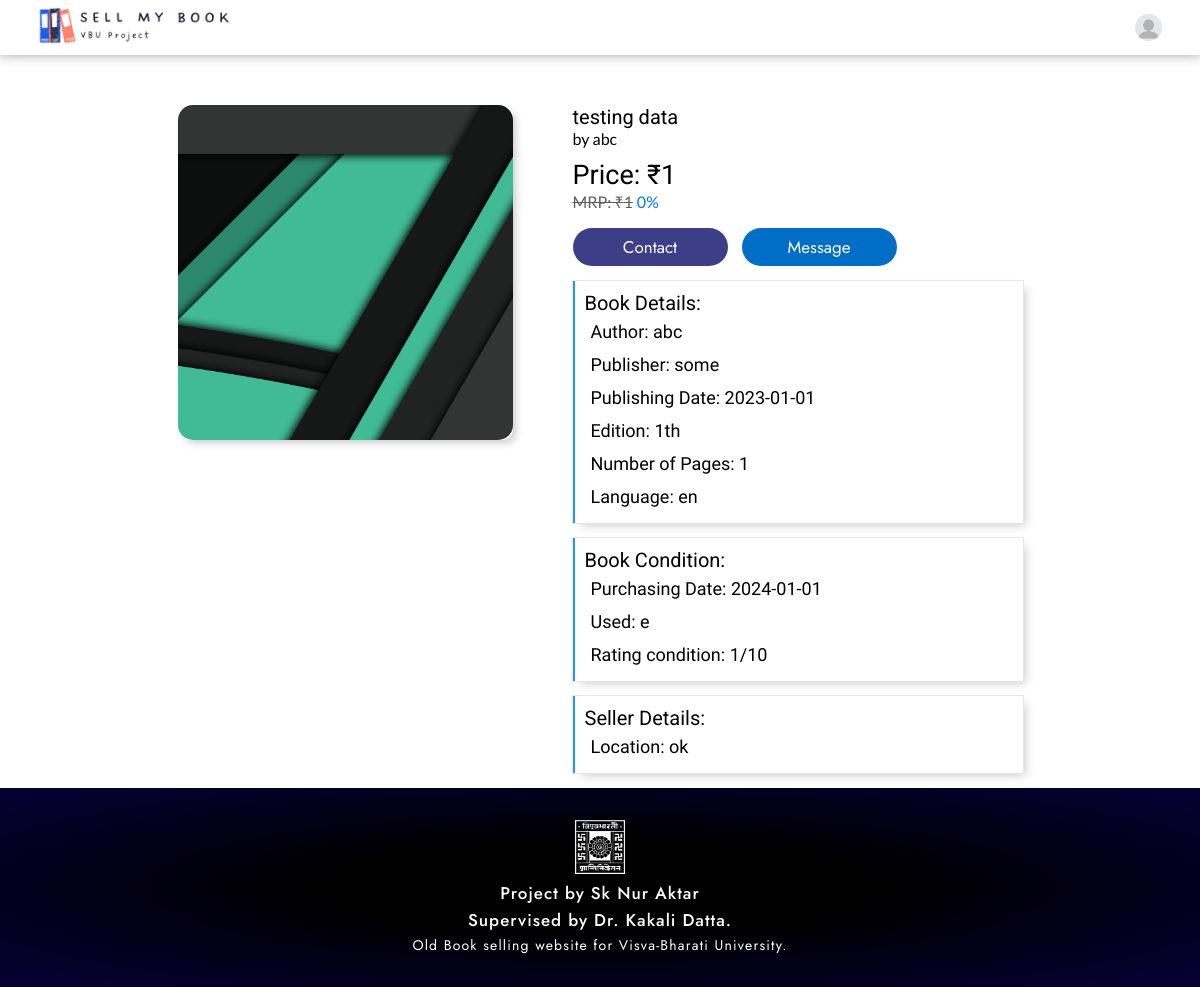
Page /details.php?bookid=60 on the committed database.
### tables this page shows
CREATE TABLE `book_posted` (
  `id` int(11) NOT NULL,
  `image` varchar(255) NOT NULL,
  `name` varchar(255) NOT NULL,
  `author` varchar(255) NOT NULL,
  `subject` varchar(255) NOT NULL,
  `date` date NOT NULL,
  `mrp` int(10) NOT NULL,
  `price` int(10) NOT NULL,
  `publisher` varchar(255) NOT NULL,
  `pubdate` date NOT NULL,
  `edition` int(5) NOT NULL,
  `pagenumber` int(10) NOT NULL,
  `lang` varchar(50) NOT NULL,
  `used` varchar(255) NOT NULL,
  `rate` int(3) NOT NULL,
  `email` varchar(255) NOT NULL,
  `whatsapp` varchar(255) NOT NULL,
  `contact` int(10) NOT NULL,
  `address` varchar(500) NOT NULL,
  `time` timestamp NOT NULL DEFAULT current_timestamp(),
  `posted_by` varchar(255) NOT NULL
);

### login_check.php (called while the page is built, shortened)
<?php
$userid = "";
if(isset($_SESSION['userid'])){
    $display = false;
    $uname_log = $_SESSION['uname_log'];
    $userid = $_SESSION['userid'];
}
else{
    $display = true;
}
?>

### details.php (the view, shortened to what this page needs)
<?php
include_once "login_check.php";
if(isset($_GET['bookid'])){
    include_once "db_conn.php";
    $id = $_GET['bookid'];
    $sql = "SELECT * FROM book_posted WHERE id = $id";
    $res = mysqli_query($conn, $sql);
    if(!$row = mysqli_fetch_assoc($res)){
        header("Location: index.php");
    }
    else{
        $priceoff = round((100 - ($row['price']*100)/$row['mrp']),2);
        $posted_by = $row['posted_by'];
        if($userid == $posted_by){
            $chatbtn = false;
        }
        else{
            $chatbtn = true;
        }
    }
}
else{
    header("Location:index.php");
}
?>
<!DOCTYPE html>
<html lang="en">
<head>
    <link rel="stylesheet" href="style.css">
    <link rel="stylesheet" href="details.css">
</head>
<body>
    <nav class="navbar">
        <div class="left_nav">
            <a href="index.php"><img class="logo" src="navbarlogo.png" alt="not loading"></a>
        </div>
        <div id="profile" class="profile">
            <img class="avatar" onclick="menu()" <?php if($display){?> src="images/blank-profile-picture-973460__340.png" <?php } else{ ?> src="images/avatar.jpg" <?php } ?> alt="notloaded"/>
        </div>
    </nav>
    <div class="body">
        <div class="details_con">
            <div class="imageBox">
                <img onclick="closebtn()" src="<?php echo 'uploads/'.$row['image']; ?>" alt="">
            </div>
            <div class="details_box">
                <h2><?php echo $row['name']; ?></h2>
                <span>by <?php echo $row['author']; ?></span>
                <div class="price">
                    <h2>Price: ₹<?php echo $row['price']; ?></h2>
                    <span class="mrp">MRP: ₹<?php echo $row['mrp']; ?></span>
                    <span class="priceoff"><?php echo $priceoff; ?>%</span>
                </div>
                <div class="purchase">
                    <input id="contact" onclick="show_c()" type="button" value="Contact">
                    <input id="chat" <?php if($chatbtn){ if(!$display){ echo "onclick='message($id)'";}else{ echo "onclick='login_page()'";}}else{echo "disabled";} ?> type="button" value="Message">
                </div>
                <div class="details">
                    <span>Book Details: </span>
                    <p>Author: <?php echo $row['author']; ?> </p>
                    <p>Publisher: <?php echo $row['publisher']; ?></p>
                    <p>Publishing Date: <?php echo $row['pubdate']; ?></p>
                    <p>Edition: <?php echo $row['edition']; ?>th</p>
                    <p>Number of Pages: <?php echo $row['pagenumber']; ?></p>
                    <p>Language: <?php echo $row['lang']; ?></p>
                </div>
                <div class="details">
                    <span>Book Condition:</span>
                    <p>Purchasing Date: <?php echo $row['date']; ?></p>
                    <p>Used: <?php echo $row['used']; ?></p>
                    <p>Rating condition: <?php echo $row['rate']; ?>/10</p>
                </div>
                <div class="details">
                    <span>Seller Details:</span>
                    <p>Location: <?php echo $row['address']; ?></p>
                </div>
            </div>
        </div>
    </div>
    <footer>
        <img src="images/vbu_logo_white.png" alt="notloaded">
        <div>
            <h5>Project by Sk Nur Aktar</h5>
            <h5>Supervised by Dr. Kakali Datta.</h5>
            <p>Old Book selling website for Visva-Bharati University.</p>
        </div>
    </footer>
</body>
</html>

### style.css (style rules this page uses)
* { box-sizing: border-box; padding:0; margin:0; scroll-behavior: smooth; }
body { min-height: 100vh; display: flex; flex-direction: column; }
nav { display: flex; justify-content: space-between; align-items: center; padding: 0 34px; width: 100%; height: 55px; background-color: #ffffff; box-shadow: 0 0px 12px 0px rgb(0 0 0 / 30%), 0 2px 4px rgba(0,0,0,.05); position: sticky; top: 0; z-index: 10; }
nav .avatar { height: 27px; border-radius: 50%; object-fit: cover; cursor: pointer; margin-right: 4px; }
nav .logo { height: 40px; border-radius: none; object-fit: cover; cursor: pointer; }
.left_nav { display: flex; justify-content: center; align-items: center; }
.profile { position: relative; display: flex; align-items: center; }
.body { width: 100%; display: flex; flex-direction: column; align-items: center; }
footer { margin-top: auto; display: flex; flex-direction: column; justify-content: center; align-items: center; width: 100%; height: 199px; background-color: #00161c; background-image: radial-gradient(#000000 33% ,#0f0087 200%); color: white; font-family: jost; font-size: 14px; letter-spacing: 1px; }
footer h5 { font-size: 17px; letter-spacing: 1px; margin-bottom: 3px; font-weight: 500; }
footer p { letter-spacing: 1.2px; }
footer img { width: 50px; margin-bottom: 7px; transition: 0.5s; }
footer div { text-align: center; }

### details.css (style rules this page uses)
.details_con { margin-top: 50px; padding-left: 10px; padding-right: 10px; width: 100%; max-width: 1366px; display: flex; justify-content: center; flex-wrap: wrap; }
.imageBox { cursor: pointer; width: 433px; height: 433px; box-shadow: #c5c5c5 5px 5px 9px -3px; border-radius: 10px; margin-right: 30px; }
.imageBox img { width: inherit; height: inherit; object-fit: cover; border-radius: 15px; }
.details_box { margin-left: 30px; width: 600px; }
.details_box h2 { font-family: "roboto"; font-weight: 400; font-size: 20px; }
.details_box span { font-family: lato; }
.details { margin: 15px 0; padding: 10px; background: #ffffff; outline: 1px solid #e7e7e7e1; box-shadow: #b3b3b3b7 5px 5px 9px -3px; border-radius: 0; border: none; border-left: 2px solid #2196F3; }
.details span { font-family: roboto; font-size: 20px; color: #000000; }
.details p { padding: 6px; font-family: ubuntu; font-size: 18px; }
.price h2 { font-family: 'Roboto'; margin-top: 10px; font-size: 27px; }
.mrp { color: #5e5e5e; text-decoration: line-through; }
.priceoff { font-family: jost; font-weight: 500; color: #0077ff; }
.purchase input { cursor: pointer; width: 155px; font-size: 17px; padding: 7px 17px; margin: 15px 10px 0 0; font-family: jost; outline: none; border: none; color: white; background-color: rgb(128, 128, 255); border-radius: 25px; }
footer { margin-top: auto; }
#contact { background-color: #3c3f87; }
#chat { background-color: #006dc7; }
@media screen and (max-width:1200px) { .imageBox { width: 335px; height: 335px; } }
@media screen and (max-width:1200px) { .details_box { width:450px; } }

### rows in the picture
book_posted: image (picture), name "testing data", author "abc", price "1", mrp "1", priceoff "0", posted_by "Message", publisher "some", pubdate "2023-01-01", edition "1", pagenumber "1", lang "en", date "2024-01-01", used "e", rate "1", address "ok"
